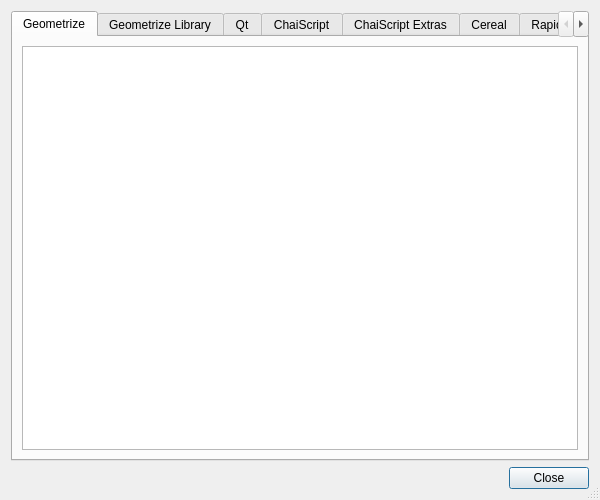
<?xml version="1.0" encoding="UTF-8"?>
<ui version="4.0">
 <class>LicenseDialog</class>
 <widget class="QDialog" name="LicenseDialog">
  <property name="windowModality">
   <enum>Qt::ApplicationModal</enum>
  </property>
  <property name="geometry">
   <rect>
    <x>0</x>
    <y>0</y>
    <width>600</width>
    <height>500</height>
   </rect>
  </property>
  <property name="minimumSize">
   <size>
    <width>400</width>
    <height>400</height>
   </size>
  </property>
  <property name="windowTitle">
   <string extracomment="Title of the window that contains legal/license information about the software">License Information</string>
  </property>
  <property name="sizeGripEnabled">
   <bool>true</bool>
  </property>
  <property name="modal">
   <bool>true</bool>
  </property>
  <layout class="QVBoxLayout" name="verticalLayout">
   <item>
    <widget class="QTabWidget" name="tabWidget">
     <property name="currentIndex">
      <number>0</number>
     </property>
     <widget class="QWidget" name="Geometrize">
      <attribute name="title">
       <string notr="true">Geometrize</string>
      </attribute>
      <layout class="QVBoxLayout" name="verticalLayout_4">
       <item>
        <widget class="QTextBrowser" name="geometrizeLicense">
         <property name="minimumSize">
          <size>
           <width>0</width>
           <height>0</height>
          </size>
         </property>
        </widget>
       </item>
      </layout>
     </widget>
     <widget class="QWidget" name="GeometrizeLibrary">
      <attribute name="title">
       <string notr="true">Geometrize Library</string>
      </attribute>
      <layout class="QVBoxLayout" name="verticalLayout_11">
       <item>
        <widget class="QTextBrowser" name="geometrizeLibraryLicense"/>
       </item>
      </layout>
     </widget>
     <widget class="QWidget" name="Qt">
      <attribute name="title">
       <string notr="true">Qt</string>
      </attribute>
      <layout class="QVBoxLayout" name="verticalLayout_5">
       <item>
        <widget class="QTextBrowser" name="qtLicense"/>
       </item>
      </layout>
     </widget>
     <widget class="QWidget" name="ChaiScript">
      <attribute name="title">
       <string notr="true">ChaiScript</string>
      </attribute>
      <layout class="QVBoxLayout" name="verticalLayout_2">
       <item>
        <widget class="QTextBrowser" name="chaiScriptLicense"/>
       </item>
      </layout>
     </widget>
     <widget class="QWidget" name="ChaiScriptExtras">
      <attribute name="title">
       <string notr="true">ChaiScript Extras</string>
      </attribute>
      <layout class="QVBoxLayout" name="verticalLayout_14">
       <item>
        <widget class="QTextBrowser" name="chaiScriptExtrasLicense"/>
       </item>
      </layout>
     </widget>
     <widget class="QWidget" name="Cereal">
      <attribute name="title">
       <string notr="true">Cereal</string>
      </attribute>
      <layout class="QVBoxLayout" name="verticalLayout_8">
       <item>
        <widget class="QTextBrowser" name="cerealLicense"/>
       </item>
      </layout>
     </widget>
     <widget class="QWidget" name="RapidJSON">
      <attribute name="title">
       <string notr="true">RapidJSON</string>
      </attribute>
      <layout class="QVBoxLayout" name="verticalLayout_10">
       <item>
        <widget class="QTextBrowser" name="rapidJSONLicense"/>
       </item>
      </layout>
     </widget>
     <widget class="QWidget" name="RapidXml">
      <attribute name="title">
       <string notr="true">RapidXml</string>
      </attribute>
      <layout class="QVBoxLayout" name="verticalLayout_9">
       <item>
        <widget class="QTextBrowser" name="rapidXmlLicense"/>
       </item>
      </layout>
     </widget>
     <widget class="QWidget" name="QtGifImage">
      <attribute name="title">
       <string notr="true">QtGifImage</string>
      </attribute>
      <layout class="QVBoxLayout" name="verticalLayout_15">
       <item>
        <widget class="QTextBrowser" name="qtGifImageLicense"/>
       </item>
      </layout>
     </widget>
     <widget class="QWidget" name="GIFLIB">
      <attribute name="title">
       <string notr="true">GIFLIB</string>
      </attribute>
      <layout class="QVBoxLayout" name="verticalLayout_16">
       <item>
        <widget class="QTextBrowser" name="GIFLIBLicense"/>
       </item>
      </layout>
     </widget>
     <widget class="QWidget" name="QtGoogleAnalytics">
      <attribute name="title">
       <string notr="true">Qt Google Analytics</string>
      </attribute>
      <layout class="QVBoxLayout" name="verticalLayout_13">
       <item>
        <widget class="QTextBrowser" name="qtGoogleAnalyticsLicense"/>
       </item>
      </layout>
     </widget>
     <widget class="QWidget" name="FlowLayout">
      <attribute name="title">
       <string notr="true">FlowLayout</string>
      </attribute>
      <layout class="QVBoxLayout" name="verticalLayout_3">
       <item>
        <widget class="QTextBrowser" name="flowLayoutLicense"/>
       </item>
      </layout>
     </widget>
     <widget class="QWidget" name="ElidedLabel">
      <attribute name="title">
       <string notr="true">ElidedLabel</string>
      </attribute>
      <layout class="QVBoxLayout" name="verticalLayout_12">
       <item>
        <widget class="QTextBrowser" name="elidedLabelLicense"/>
       </item>
      </layout>
     </widget>
     <widget class="QWidget" name="IconAssets">
      <attribute name="title">
       <string notr="true">Icons</string>
      </attribute>
      <layout class="QVBoxLayout" name="verticalLayout_6">
       <item>
        <widget class="QTextBrowser" name="iconAssetsLicense"/>
       </item>
      </layout>
     </widget>
     <widget class="QWidget" name="TemplateAssets">
      <attribute name="title">
       <string notr="true">Templates</string>
      </attribute>
      <layout class="QVBoxLayout" name="verticalLayout_7">
       <item>
        <widget class="QTextBrowser" name="templateAssetsLicense"/>
       </item>
      </layout>
     </widget>
    </widget>
   </item>
   <item>
    <widget class="QDialogButtonBox" name="buttonBox">
     <property name="orientation">
      <enum>Qt::Horizontal</enum>
     </property>
     <property name="standardButtons">
      <set>QDialogButtonBox::Close</set>
     </property>
    </widget>
   </item>
  </layout>
 </widget>
 <resources/>
 <connections>
  <connection>
   <sender>buttonBox</sender>
   <signal>accepted()</signal>
   <receiver>LicenseDialog</receiver>
   <slot>accept()</slot>
   <hints>
    <hint type="sourcelabel">
     <x>248</x>
     <y>254</y>
    </hint>
    <hint type="destinationlabel">
     <x>157</x>
     <y>274</y>
    </hint>
   </hints>
  </connection>
  <connection>
   <sender>buttonBox</sender>
   <signal>rejected()</signal>
   <receiver>LicenseDialog</receiver>
   <slot>reject()</slot>
   <hints>
    <hint type="sourcelabel">
     <x>316</x>
     <y>260</y>
    </hint>
    <hint type="destinationlabel">
     <x>286</x>
     <y>274</y>
    </hint>
   </hints>
  </connection>
 </connections>
</ui>
